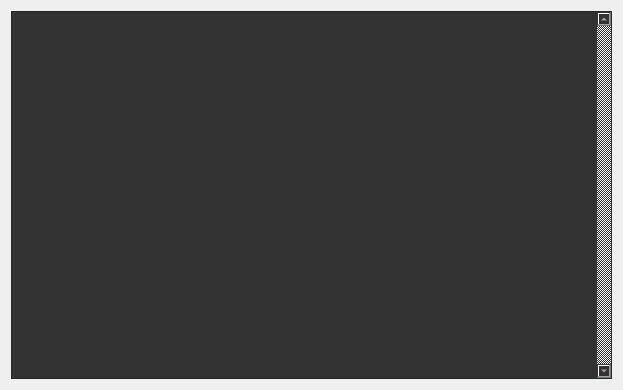
<?xml version="1.0" encoding="UTF-8"?>
<ui version="4.0">
 <class>SerialMonitor</class>
 <widget class="QWidget" name="SerialMonitor">
  <property name="geometry">
   <rect>
    <x>0</x>
    <y>0</y>
    <width>623</width>
    <height>390</height>
   </rect>
  </property>
  <property name="windowTitle">
   <string>SerialMonitor</string>
  </property>
  <property name="windowIcon">
   <iconset theme="utilities-terminal"/>
  </property>
  <layout class="QHBoxLayout" name="horizontalLayout">
   <item>
    <widget class="QPlainTextEdit" name="te">
     <property name="font">
      <font>
       <family>Iosevka Term</family>
       <pointsize>11</pointsize>
      </font>
     </property>
     <property name="styleSheet">
      <string notr="true">background: #333; color: wheat;</string>
     </property>
     <property name="verticalScrollBarPolicy">
      <enum>Qt::ScrollBarAlwaysOn</enum>
     </property>
     <property name="horizontalScrollBarPolicy">
      <enum>Qt::ScrollBarAlwaysOff</enum>
     </property>
     <property name="lineWrapMode">
      <enum>QPlainTextEdit::NoWrap</enum>
     </property>
     <property name="readOnly">
      <bool>true</bool>
     </property>
     <property name="plainText">
      <string/>
     </property>
     <property name="placeholderText">
      <string>(nothing yet on serial)</string>
     </property>
    </widget>
   </item>
  </layout>
 </widget>
 <resources/>
 <connections/>
</ui>
